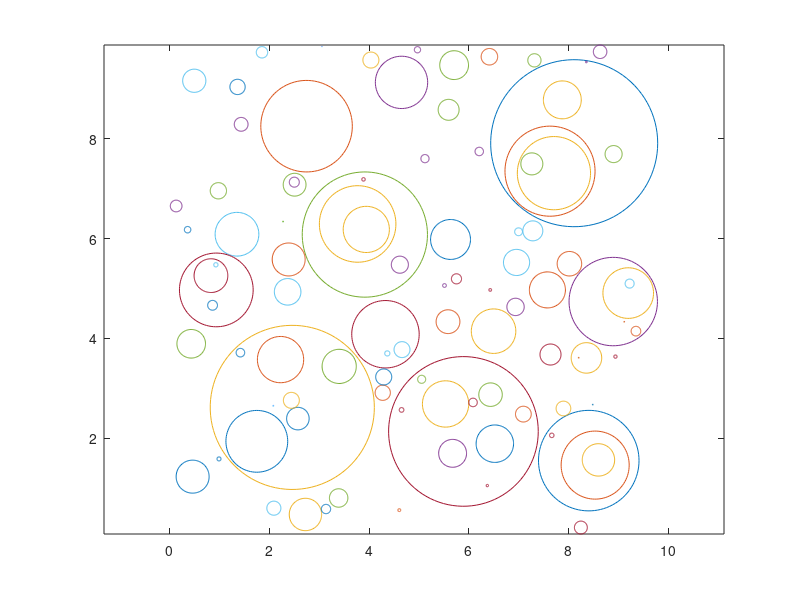
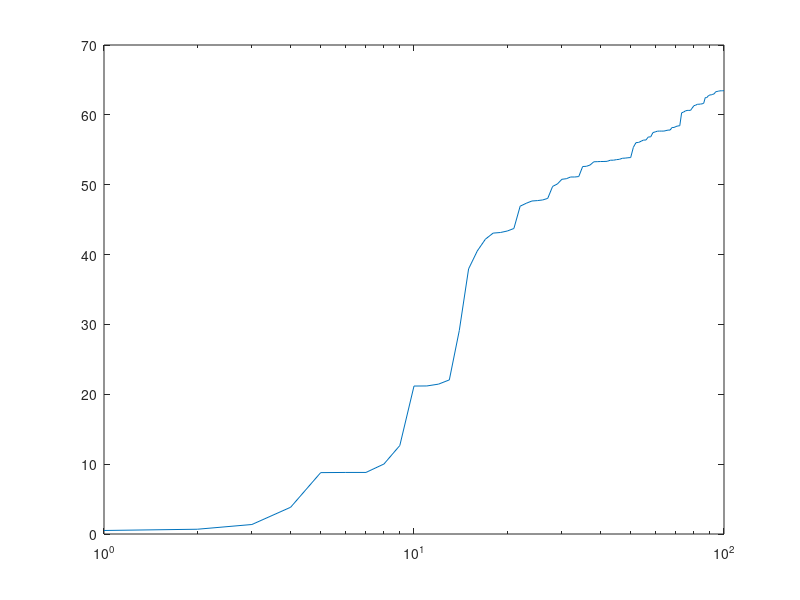
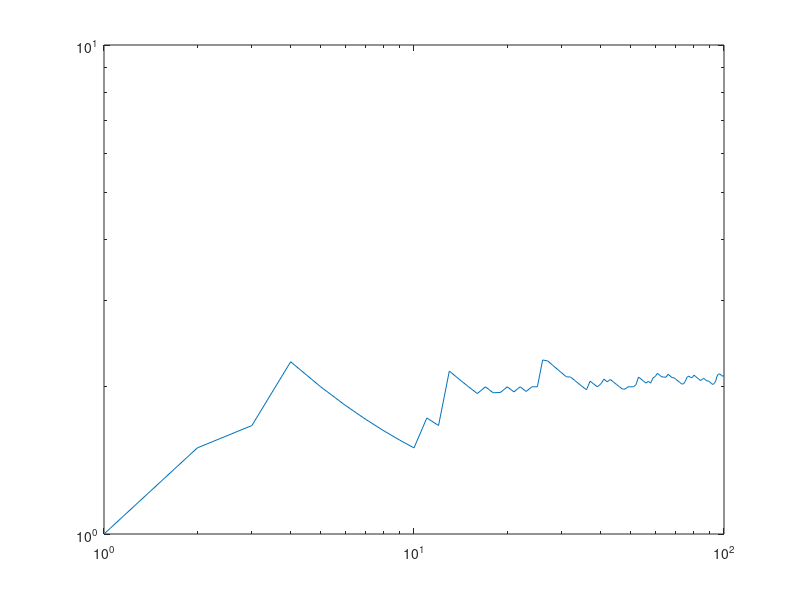

These figures' MATLAB source, in order:
a = 10;
n_max = 100;
r_max = a/3;

function plot_circ(X, Y, R)
theta = linspace(0,2*pi);
x = R*cos(theta) + X;
y = R*sin(theta) + Y;
plot(x,y)
end


vx = [];
vy = [];
vr = [];
sumarea = [];
area=0;
sumdraws = [];
n = 0;

while (n<n_max)
  draws = 0;
  while (true)
  draws = draws + 1;
  x = a * rand(1);
  y = a * rand(1);
  r = r_max * rand(1);
    if(x - r > 0 && x + r < a && y - r > 0 && y + r < a)
    break 
    end
  end
  
  crossing = false;
  for i = 1:n
    dx = x-vx(i);
    dy = y-vy(i);
    d = sqrt(dx*dx + dy*dy);
    if ( d < vr(i) + r && d > abs(vr(i) - r))
     crossing = true;
     break;
    elseif (d == vr(i) + r)
     crossing = true;
     break;
    end
  end
  
  if (crossing == false)
      n = n + 1;
      axis equal
      plot_circ(x,y,r);
      
      sumdraws(n) = draws;
      vx(n) = x;
      vy(n) = y;
      vr(n) = r;
      area = area + pi*r*r;
      sumarea(n) = area;
      
      hold on
      
      fprintf(1, ' %s%5d%s%.3g\r ', 'n =',  n, ' S = ', sumarea(n))
      %pause(0.01)
  end
 
end

figure('Name', 'Area');
semilogx(1:n, sumarea);
   
figure('Name', 'Avg draws');
loglog(cumsum(sumdraws)./(linspace(1,n,n)));
